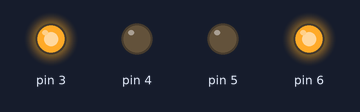
Simulated run of this sketch. Board: Arduino Uno, built with avr-gcc and run on an emulated ATmega328P. Shown: output pins drawn as LEDs (lit = HIGH).

Above: at 0.5 s.
At 2.5 s:
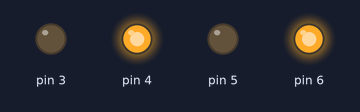
At 4.5 s:
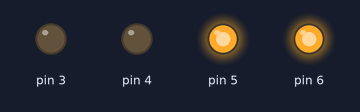
At 5.5 s:
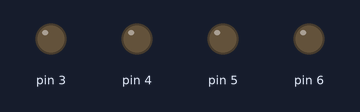
Timing chart, 0 to 7.8 s (numbered marks = the images above):
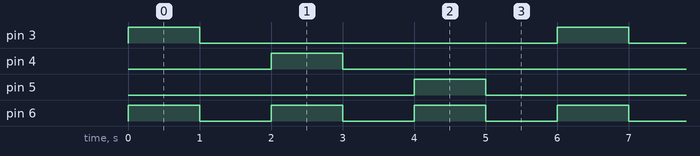

Measured:
- by itself, pin 3–5: alternates HIGH for 1.0 s and LOW for 5.0 s
- by itself, pin 6: alternates HIGH for 1.0 s and LOW for 1.0 s
- by itself, everything shown: repeats every 6.0 s, in 6 steps

The sketch:

HW_prog_3__1_led_1_rgb.ino
```cpp
void setup() {
  pinMode(3,OUTPUT);
  pinMode(4,OUTPUT);
  pinMode(5,OUTPUT);
  pinMode(6,OUTPUT);

}

void loop() {
  digitalWrite(3,HIGH);
  digitalWrite(6,HIGH);
  delay(1000);
  digitalWrite(3,LOW);
  digitalWrite(6,LOW);
  delay(1000);
  digitalWrite(4,HIGH);
  digitalWrite(6,HIGH);
  delay(1000);
  digitalWrite(4,LOW);
  digitalWrite(6,LOW);
  delay(1000);
  digitalWrite(5,HIGH);
  digitalWrite(6,HIGH);
  delay(1000);
  digitalWrite(5,LOW);
  digitalWrite(6,LOW);
  delay(1000);
}
```
